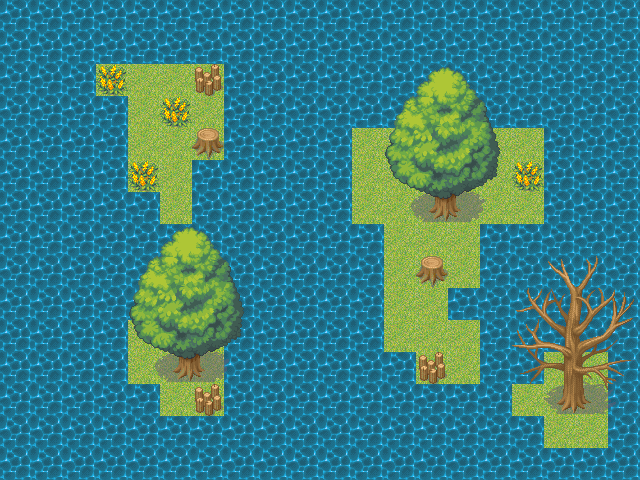

A level layout from a 2D game, rendered from its tile map. Below: a short description, then the map file with tile-grid data replaced by summaries:
An orthogonal 20x15 tile map with 32x32 px tiles, 4 tile layers (Tile Layer 1, Tile Layer 2, Tile Layer 3, Tile Layer 4), 2 tilesets and 6 objects.

<map version="1.0" orientation="orthogonal" renderorder="right-down" width="20" height="15" tilewidth="32" tileheight="32" nextobjectid="8">
 <properties>
  <property name="layersAbovePlayer" type="int" value="3" />
 </properties>
 <tileset firstgid="1" name="ocean" tilewidth="32" tileheight="32" tilecount="48" columns="12">
  <image source="ocean.png" width="384" height="128" />
  <tile id="0">
   <properties>
    <property name="customCollisionBox" value="false" />
   </properties>
  </tile>
  <tile id="1">
   <properties>
    <property name="customCollisionBox" value="false" />
   </properties>
  </tile>
  <tile id="2">
   <properties>
    <property name="customCollisionBox" value="false" />
   </properties>
  </tile>
  <tile id="3">
   <properties>
    <property name="customCollisionBox" value="false" />
   </properties>
  </tile>
  <tile id="4">
   <properties>
    <property name="customCollisionBox" value="false" />
   </properties>
  </tile>
  <tile id="5">
   <properties>
    <property name="customCollisionBox" value="false" />
   </properties>
  </tile>
  <tile id="6">
   <properties>
    <property name="customCollisionBox" value="false" />
   </properties>
  </tile>
  <tile id="7">
   <properties>
    <property name="customCollisionBox" value="false" />
   </properties>
  </tile>
  <tile id="8">
   <properties>
    <property name="customCollisionBox" value="false" />
   </properties>
  </tile>
  <tile id="9">
   <properties>
    <property name="customCollisionBox" value="false" />
   </properties>
  </tile>
  <tile id="10">
   <properties>
    <property name="customCollisionBox" value="false" />
   </properties>
  </tile>
  <tile id="11">
   <properties>
    <property name="customCollisionBox" value="false" />
   </properties>
  </tile>
  <tile id="12">
   <properties>
    <property name="customCollisionBox" value="false" />
   </properties>
  </tile>
  <tile id="13">
   <properties>
    <property name="customCollisionBox" value="false" />
   </properties>
  </tile>
  <tile id="14">
   <properties>
    <property name="customCollisionBox" value="false" />
   </properties>
  </tile>
  <tile id="15">
   <properties>
    <property name="customCollisionBox" value="false" />
   </properties>
  </tile>
  <tile id="16">
   <properties>
    <property name="customCollisionBox" value="false" />
   </properties>
  </tile>
  <tile id="17">
   <properties>
    <property name="customCollisionBox" value="false" />
   </properties>
  </tile>
  <tile id="18">
   <properties>
    <property name="customCollisionBox" value="false" />
   </properties>
  </tile>
  <tile id="19">
   <properties>
    <property name="customCollisionBox" value="false" />
   </properties>
  </tile>
  <tile id="20">
   <properties>
    <property name="customCollisionBox" value="false" />
   </properties>
  </tile>
  <tile id="21">
   <properties>
    <property name="customCollisionBox" value="false" />
   </properties>
  </tile>
  <tile id="22">
   <properties>
    <property name="customCollisionBox" value="false" />
   </properties>
  </tile>
  <tile id="23">
   <properties>
    <property name="customCollisionBox" value="false" />
   </properties>
  </tile>
  <tile id="24">
   <properties>
    <property name="customCollisionBox" value="false" />
   </properties>
  </tile>
  <tile id="25">
   <properties>
    <property name="customCollisionBox" value="false" />
   </properties>
  </tile>
  <tile id="26">
   <properties>
    <property name="customCollisionBox" value="false" />
   </properties>
  </tile>
  <tile id="27">
   <properties>
    <property name="customCollisionBox" value="false" />
   </properties>
  </tile>
  <tile id="28">
   <properties>
    <property name="customCollisionBox" value="false" />
   </properties>
  </tile>
  <tile id="29">
   <properties>
    <property name="customCollisionBox" value="false" />
   </properties>
  </tile>
  <tile id="30">
   <properties>
    <property name="customCollisionBox" value="false" />
   </properties>
  </tile>
  <tile id="31">
   <properties>
    <property name="customCollisionBox" value="false" />
   </properties>
  </tile>
  <tile id="32">
   <properties>
    <property name="customCollisionBox" value="false" />
   </properties>
  </tile>
  <tile id="33">
   <properties>
    <property name="customCollisionBox" value="false" />
   </properties>
  </tile>
  <tile id="34">
   <properties>
    <property name="customCollisionBox" value="false" />
   </properties>
  </tile>
  <tile id="35">
   <properties>
    <property name="customCollisionBox" value="false" />
   </properties>
  </tile>
  <tile id="36">
   <properties>
    <property name="customCollisionBox" value="false" />
   </properties>
  </tile>
  <tile id="37">
   <properties>
    <property name="customCollisionBox" value="false" />
   </properties>
  </tile>
  <tile id="38">
   <properties>
    <property name="customCollisionBox" value="false" />
   </properties>
  </tile>
  <tile id="39">
   <properties>
    <property name="customCollisionBox" value="false" />
   </properties>
  </tile>
  <tile id="40">
   <properties>
    <property name="customCollisionBox" value="false" />
   </properties>
  </tile>
  <tile id="41">
   <properties>
    <property name="customCollisionBox" value="false" />
   </properties>
  </tile>
  <tile id="42">
   <properties>
    <property name="customCollisionBox" value="false" />
   </properties>
  </tile>
  <tile id="43">
   <properties>
    <property name="customCollisionBox" value="false" />
   </properties>
  </tile>
  <tile id="44">
   <properties>
    <property name="customCollisionBox" value="false" />
   </properties>
  </tile>
  <tile id="45">
   <properties>
    <property name="customCollisionBox" value="false" />
   </properties>
  </tile>
  <tile id="46">
   <properties>
    <property name="customCollisionBox" value="false" />
   </properties>
  </tile>
  <tile id="47">
   <properties>
    <property name="customCollisionBox" value="false" />
   </properties>
  </tile>
 </tileset>
 <tileset firstgid="49" name="maintileset" tilewidth="32" tileheight="32" tilecount="120" columns="8">
  <image source="maintileset.png" width="256" height="480" />
  <tile id="0">
   <properties>
    <property name="customCollisionBox" value="false" />
   </properties>
  </tile>
  <tile id="1">
   <properties>
    <property name="customCollisionBox" value="false" />
   </properties>
  </tile>
  <tile id="2">
   <properties>
    <property name="customCollisionBox" value="false" />
   </properties>
  </tile>
  <tile id="3">
   <properties>
    <property name="customCollisionBox" value="false" />
   </properties>
  </tile>
  <tile id="4">
   <properties>
    <property name="Solid" value="true" />
    <property name="customCollisionBox" value="true" />
    <property name="test" value="Log" />
   </properties>
   <objectgroup draworder="index" name="collisions">
    <object id="4" x="2" y="0" width="27" height="28">
     <ellipse />
    </object>
   </objectgroup>
  </tile>
  <tile id="5">
   <properties>
    <property name="customCollisionBox" value="false" />
   </properties>
  </tile>
  <tile id="6">
   <properties>
    <property name="customCollisionBox" value="false" />
   </properties>
  </tile>
  <tile id="7">
   <properties>
    <property name="customCollisionBox" value="false" />
   </properties>
  </tile>
  <tile id="8">
   <properties>
    <property name="customCollisionBox" value="false" />
   </properties>
  </tile>
  <tile id="9">
   <properties>
    <property name="customCollisionBox" value="false" />
   </properties>
  </tile>
  <tile id="10">
   <properties>
    <property name="customCollisionBox" value="false" />
   </properties>
  </tile>
  <tile id="11">
   <properties>
    <property name="customCollisionBox" value="false" />
   </properties>
  </tile>
  <tile id="12">
   <properties>
    <property name="customCollisionBox" value="false" />
   </properties>
  </tile>
  <tile id="13">
   <properties>
    <property name="customCollisionBox" value="false" />
   </properties>
  </tile>
  <tile id="14">
   <properties>
    <property name="customCollisionBox" value="false" />
   </properties>
  </tile>
  <tile id="15">
   <properties>
    <property name="customCollisionBox" value="false" />
   </properties>
  </tile>
  <tile id="16">
   <properties>
    <property name="customCollisionBox" value="false" />
   </properties>
  </tile>
  <tile id="17">
   <properties>
    <property name="customCollisionBox" value="false" />
   </properties>
  </tile>
  <tile id="18">
   <properties>
    <property name="customCollisionBox" value="false" />
   </properties>
  </tile>
  <tile id="19">
   <properties>
    <property name="customCollisionBox" value="false" />
   </properties>
  </tile>
  <tile id="20">
   <properties>
    <property name="customCollisionBox" value="false" />
   </properties>
  </tile>
  <tile id="21">
   <properties>
    <property name="customCollisionBox" value="false" />
   </properties>
  </tile>
  <tile id="22">
   <properties>
    <property name="customCollisionBox" value="false" />
   </properties>
  </tile>
  <tile id="23">
   <properties>
    <property name="customCollisionBox" value="false" />
   </properties>
  </tile>
  <tile id="24">
   <properties>
    <property name="customCollisionBox" value="false" />
   </properties>
  </tile>
  <tile id="25">
   <properties>
    <property name="customCollisionBox" value="false" />
   </properties>
  </tile>
  <tile id="26">
   <properties>
    <property name="customCollisionBox" value="false" />
   </properties>
  </tile>
  <tile id="27">
   <properties>
    <property name="customCollisionBox" value="false" />
   </properties>
  </tile>
  <tile id="28">
   <properties>
    <property name="customCollisionBox" value="false" />
   </properties>
  </tile>
  <tile id="29">
   <properties>
    <property name="customCollisionBox" value="false" />
   </properties>
  </tile>
  <tile id="30">
   <properties>
    <property name="customCollisionBox" value="false" />
   </properties>
  </tile>
  <tile id="31">
   <properties>
    <property name="customCollisionBox" value="true" />
    <property name="solid" value="true" />
   </properties>
   <objectgroup draworder="index">
    <object id="1" x="11" y="9" width="12" height="13.5" />
   </objectgroup>
  </tile>
  <tile id="32">
   <properties>
    <property name="customCollisionBox" value="false" />
   </properties>
  </tile>
  <tile id="33">
   <properties>
    <property name="customCollisionBox" value="false" />
   </properties>
  </tile>
  <tile id="34">
   <properties>
    <property name="customCollisionBox" value="false" />
   </properties>
  </tile>
  <tile id="35">
   <properties>
    <property name="customCollisionBox" value="false" />
   </properties>
  </tile>
  <tile id="36">
   <properties>
    <property name="customCollisionBox" value="false" />
   </properties>
  </tile>
  <tile id="37">
   <properties>
    <property name="customCollisionBox" value="false" />
   </properties>
  </tile>
  <tile id="38">
   <properties>
    <property name="customCollisionBox" value="false" />
   </properties>
  </tile>
  <tile id="39">
   <properties>
    <property name="customCollisionBox" value="false" />
   </properties>
  </tile>
  <tile id="40">
   <properties>
    <property name="customCollisionBox" value="false" />
   </properties>
  </tile>
  <tile id="41">
   <properties>
    <property name="customCollisionBox" value="false" />
   </properties>
  </tile>
  <tile id="42">
   <properties>
    <property name="customCollisionBox" value="false" />
   </properties>
  </tile>
  <tile id="43">
   <properties>
    <property name="customCollisionBox" value="false" />
   </properties>
  </tile>
  <tile id="44">
   <properties>
    <property name="customCollisionBox" value="false" />
   </properties>
  </tile>
  <tile id="45">
   <properties>
    <property name="customCollisionBox" value="false" />
   </properties>
  </tile>
  <tile id="46">
   <properties>
    <property name="customCollisionBox" value="false" />
   </properties>
  </tile>
  <tile id="47">
   <properties>
    <property name="customCollisionBox" value="false" />
   </properties>
  </tile>
  <tile id="48">
   <properties>
    <property name="customCollisionBox" value="false" />
   </properties>
  </tile>
  <tile id="49">
   <properties>
    <property name="customCollisionBox" value="false" />
   </properties>
  </tile>
  <tile id="50">
   <properties>
    <property name="customCollisionBox" value="false" />
   </properties>
  </tile>
  <tile id="51">
   <properties>
    <property name="customCollisionBox" value="false" />
   </properties>
  </tile>
  <tile id="52">
   <properties>
    <property name="customCollisionBox" value="false" />
   </properties>
  </tile>
  <tile id="53">
   <properties>
    <property name="customCollisionBox" value="false" />
   </properties>
  </tile>
  <tile id="54">
   <properties>
    <property name="customCollisionBox" value="false" />
   </properties>
  </tile>
  <tile id="55">
   <properties>
    <property name="customCollisionBox" value="false" />
   </properties>
  </tile>
  <tile id="56">
   <properties>
    <property name="customCollisionBox" value="false" />
   </properties>
  </tile>
  <tile id="57">
   <properties>
    <property name="customCollisionBox" value="false" />
   </properties>
  </tile>
  <tile id="58">
   <properties>
    <property name="customCollisionBox" value="false" />
   </properties>
  </tile>
  <tile id="59">
   <properties>
    <property name="customCollisionBox" value="false" />
   </properties>
  </tile>
  <tile id="60">
   <properties>
    <property name="customCollisionBox" value="false" />
   </properties>
  </tile>
  <tile id="61">
   <properties>
    <property name="customCollisionBox" value="false" />
   </properties>
  </tile>
  <tile id="62">
   <properties>
    <property name="customCollisionBox" value="false" />
   </properties>
  </tile>
  <tile id="63">
   <properties>
    <property name="customCollisionBox" value="false" />
   </properties>
  </tile>
  <tile id="64">
   <properties>
    <property name="customCollisionBox" value="true" />
    <property name="solid" value="true" />
   </properties>
   <objectgroup draworder="index">
    <object id="1" x="32" y="29.25">
     <polyline points="0,0 -23.5,-12.25 -27.75,-29.25" />
    </object>
   </objectgroup>
  </tile>
  <tile id="65">
   <properties>
    <property name="customCollisionBox" value="false" />
   </properties>
  </tile>
  <tile id="66">
   <properties>
    <property name="customCollisionBox" value="false" />
   </properties>
  </tile>
  <tile id="67">
   <properties>
    <property name="customCollisionBox" value="false" />
   </properties>
  </tile>
  <tile id="68">
   <properties>
    <property name="customCollisionBox" value="false" />
   </properties>
  </tile>
  <tile id="69">
   <properties>
    <property name="customCollisionBox" value="false" />
   </properties>
  </tile>
  <tile id="70">
   <properties>
    <property name="customCollisionBox" value="false" />
   </properties>
  </tile>
  <tile id="71">
   <properties>
    <property name="customCollisionBox" value="false" />
   </properties>
  </tile>
  <tile id="72">
   <properties>
    <property name="customCollisionBox" value="false" />
   </properties>
  </tile>
  <tile id="73">
   <properties>
    <property name="Solid" value="true" />
    <property name="customCollisionBox" value="true" />
   </properties>
   <objectgroup draworder="index">
    <object id="1" x="19.7273" y="6.54545">
     <polygon points="0,0 -0.363636,8.55247 8.27273,18.8712 11.2727,4.55512" />
    </object>
   </objectgroup>
  </tile>
  <tile id="74">
   <properties>
    <property name="Solid" value="true" />
    <property name="customCollisionBox" value="false" />
   </properties>
  </tile>
  <tile id="75">
   <properties>
    <property name="customCollisionBox" value="false" />
   </properties>
  </tile>
  <tile id="76">
   <properties>
    <property name="customCollisionBox" value="false" />
   </properties>
  </tile>
  <tile id="77">
   <properties>
    <property name="customCollisionBox" value="true" />
    <property name="solid" value="true" />
   </properties>
   <objectgroup draworder="index">
    <object id="10" x="18.75" y="-0.5">
     <polyline points="0,0 0,5 -2.25,13.25 -5.25,18 -5.75,20.25 -1.5,23.75 1.25,27.75 6.25,25 8.25,25 10,29 14.5,31.25 12.75,0 -0.5,-0.5" />
    </object>
   </objectgroup>
  </tile>
  <tile id="78">
   <properties>
    <property name="customCollisionBox" value="tru" />
    <property name="solid" value="true" />
   </properties>
   <objectgroup draworder="index">
    <object id="3" x="-0.75" y="0.25">
     <polyline points="0,0 7.5,0 9,12 17,17.75 11,21 10.25,24.75 3,24.75 0.25,26" />
    </object>
   </objectgroup>
  </tile>
  <tile id="79">
   <properties>
    <property name="customCollisionBox" value="false" />
   </properties>
  </tile>
 </tileset>
 <layer name="Tile Layer 1" width="20" height="15">
  <data>[300 cells, 300 non-empty, 1 distinct tile ids]</data>
 </layer>
 <layer name="Tile Layer 2" width="20" height="15">
  <data>[300 cells, 60 non-empty, 1 distinct tile ids]</data>
 </layer>
 <layer name="Tile Layer 3" width="20" height="15">
  <data>[300 cells, 21 non-empty, 11 distinct tile ids]</data>
 </layer>
 <layer name="Tile Layer 4" width="20" height="15">
  <data>[300 cells, 48 non-empty, 32 distinct tile ids]</data>
 </layer>
 <objectgroup name="collisionLayer" />
</map>
